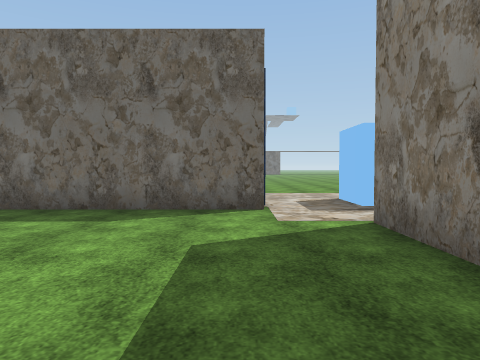
[1] (above)

24 first-person views from a walk through a Unity game level. The camera is 1.4 m above the floor, tilts 2° down and sees 70° across. The floor is counted in squares, 2 m on a side. Each view is taken from the middle of a square. On the plan, view 1 faces up. The plan holds only what a view shows up to about 11 squares ahead; the rest is blank. The place goes on beyond the plan. The player is left out. Some surface patterns are stand-ins.

[2]
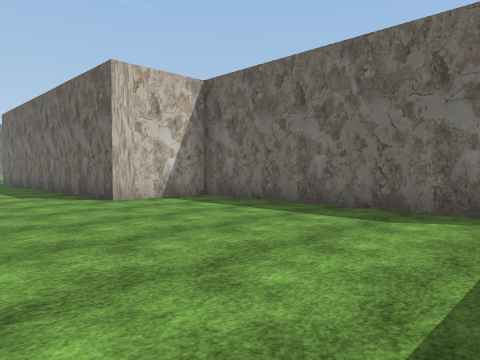

[3]
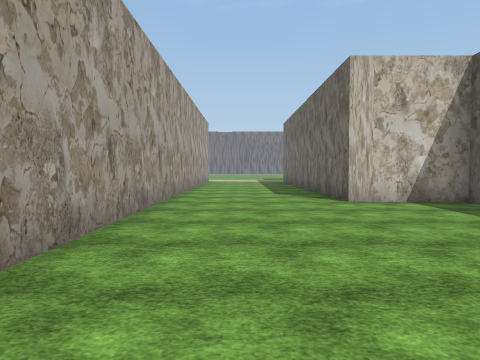

[4]
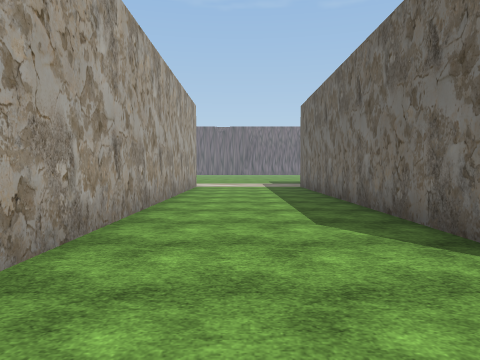

[5]
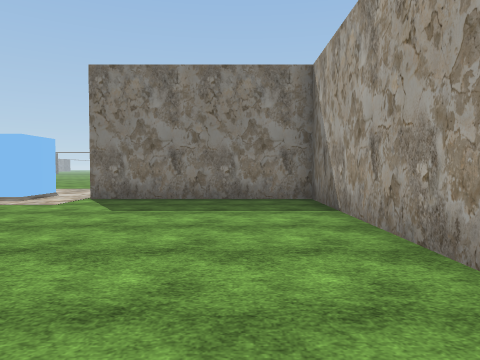

[6]
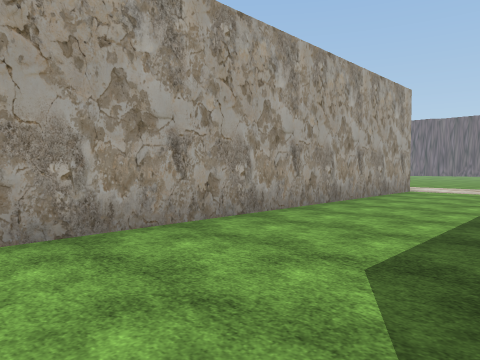

[7]
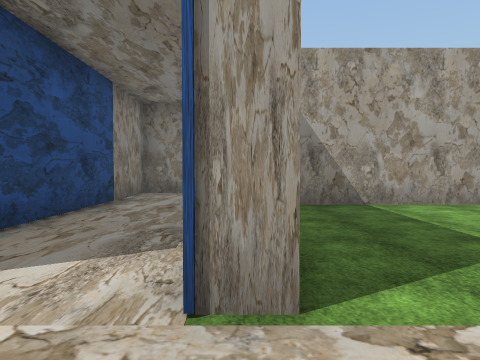

[8]
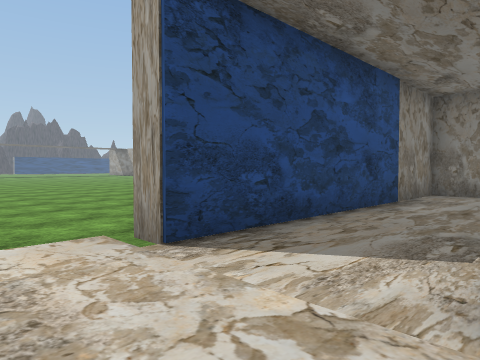

[9]
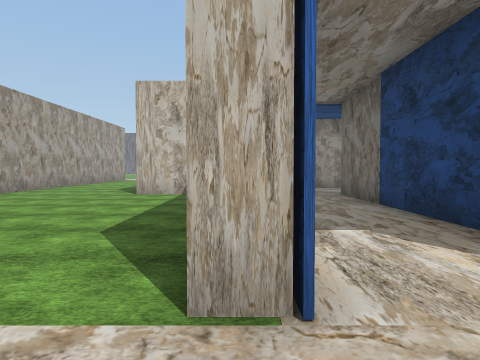

[10]
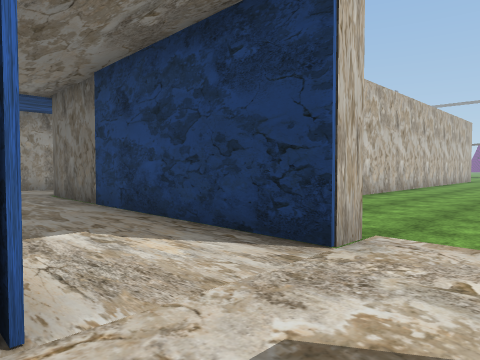

[11]
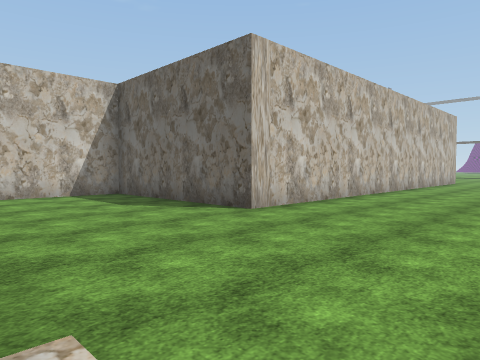

[12]
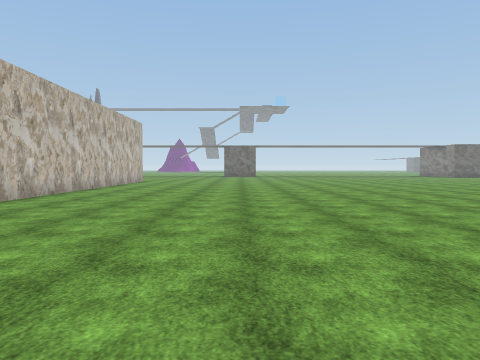

[13]
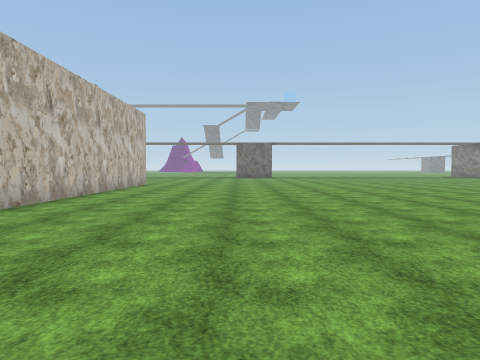

[14]
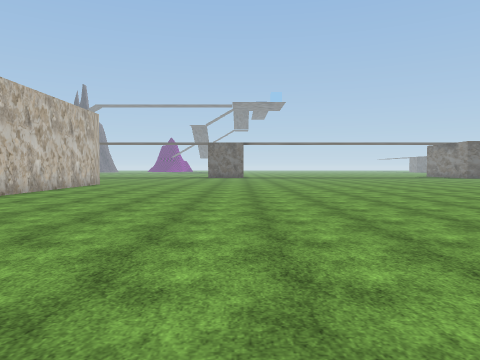

[15]
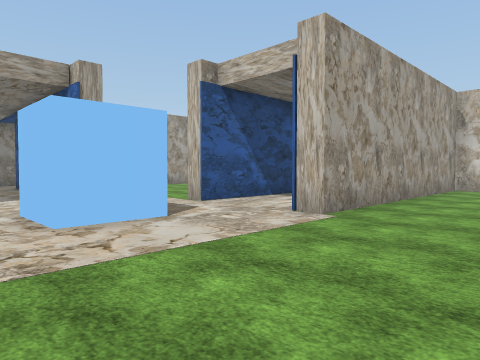

[16]
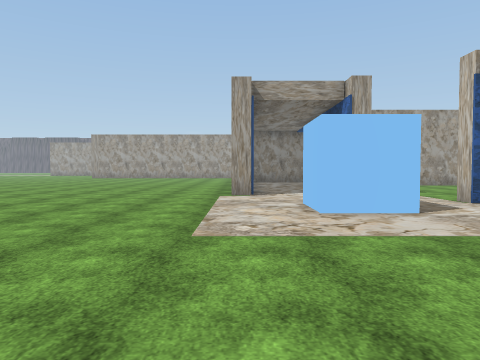

[17]
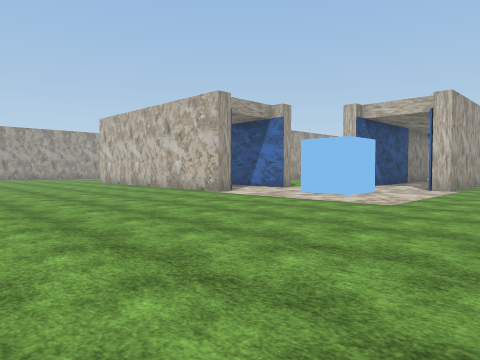

[18]
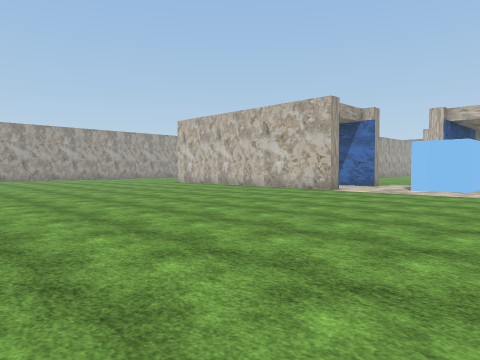

[19]
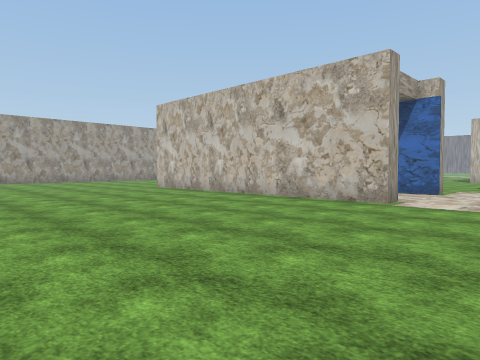

[20]
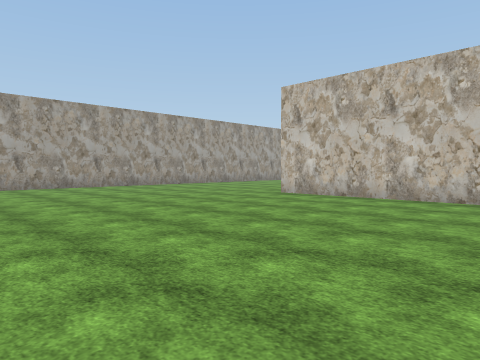

[21]
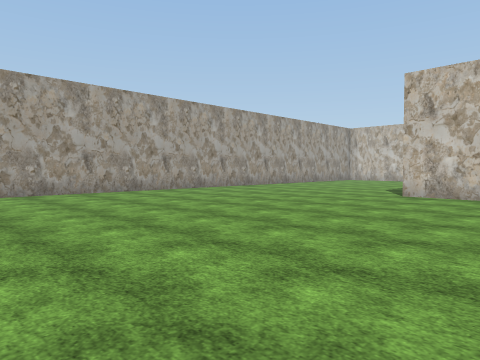

[22]
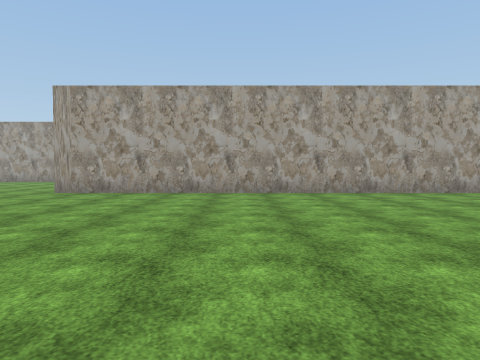

[23]
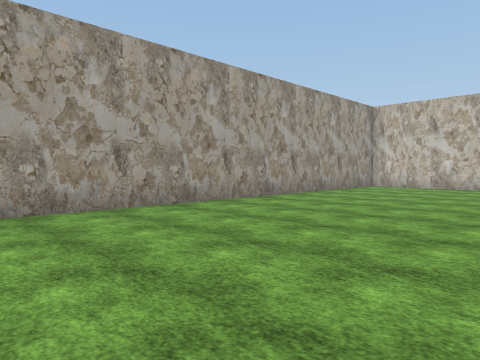

[24]
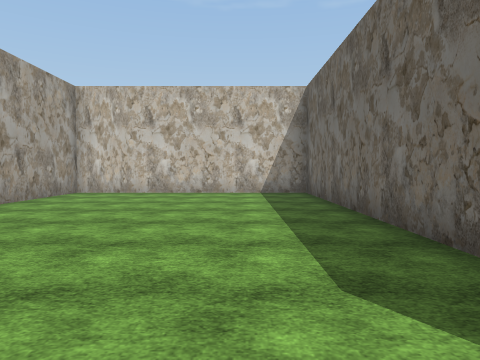

### Floor plan
Key: @ floor where view 1 was taken; # wall or solid block; . floor; O other object.
Columns run from 16 left of view 1 to 15 right of it. Each row starts with its distance up from view 1.
 23               #.............
 22               #.............
 21               #............
 20               #............
 19               #............
 18               #...........
 17               #...........
 16               #..........
 15               #.........
 14          ######.........
 13          #.............
 12          #.............  ....
 11          #...................
 10       #  #......................
  9       #..########...............
  8         ...........O............
  7             ......O O...........
  6          ########..O...........
  5          #.....................
  4         ##........#..#.........
  3 #########.........#..#.........
  2 ..................#..#.........
  1 ..................#..#........
  0 ................@.#..#........
 -1 ###################..#.........
 -2                    ..#.........
 -3                     .#.........
 -4            ###########.........
 -5            #..................
 -6            #...................
 -7            #...................
 -8            #....................
 -9            #....................
-10            #....................
-11            #####################

Positions as (right, up) in squares from view 1, and headings:
1: (0, 0), facing up
2: (0, 0), facing up-left
3: (0, 1), facing left
4: (-5, 1), facing left
5: (-6, 1), facing right
6: (-7, 3), facing down-left
7: (2, 6), facing down
8: (2, 6), facing down-right
9: (2, 6), facing left
10: (2, 6), facing up-left
11: (2, 9), facing up-left
12: (3, 9), facing up
13: (2, 12), facing up
14: (4, 12), facing up
15: (5, 12), facing down-left
16: (5, 13), facing down
17: (12, 12), facing down-left
18: (15, 10), facing down-left
19: (12, 7), facing down-left
20: (13, 2), facing down-left
21: (14, -1), facing down-left
22: (10, -1), facing down
23: (8, -5), facing down-left
24: (5, -6), facing left
